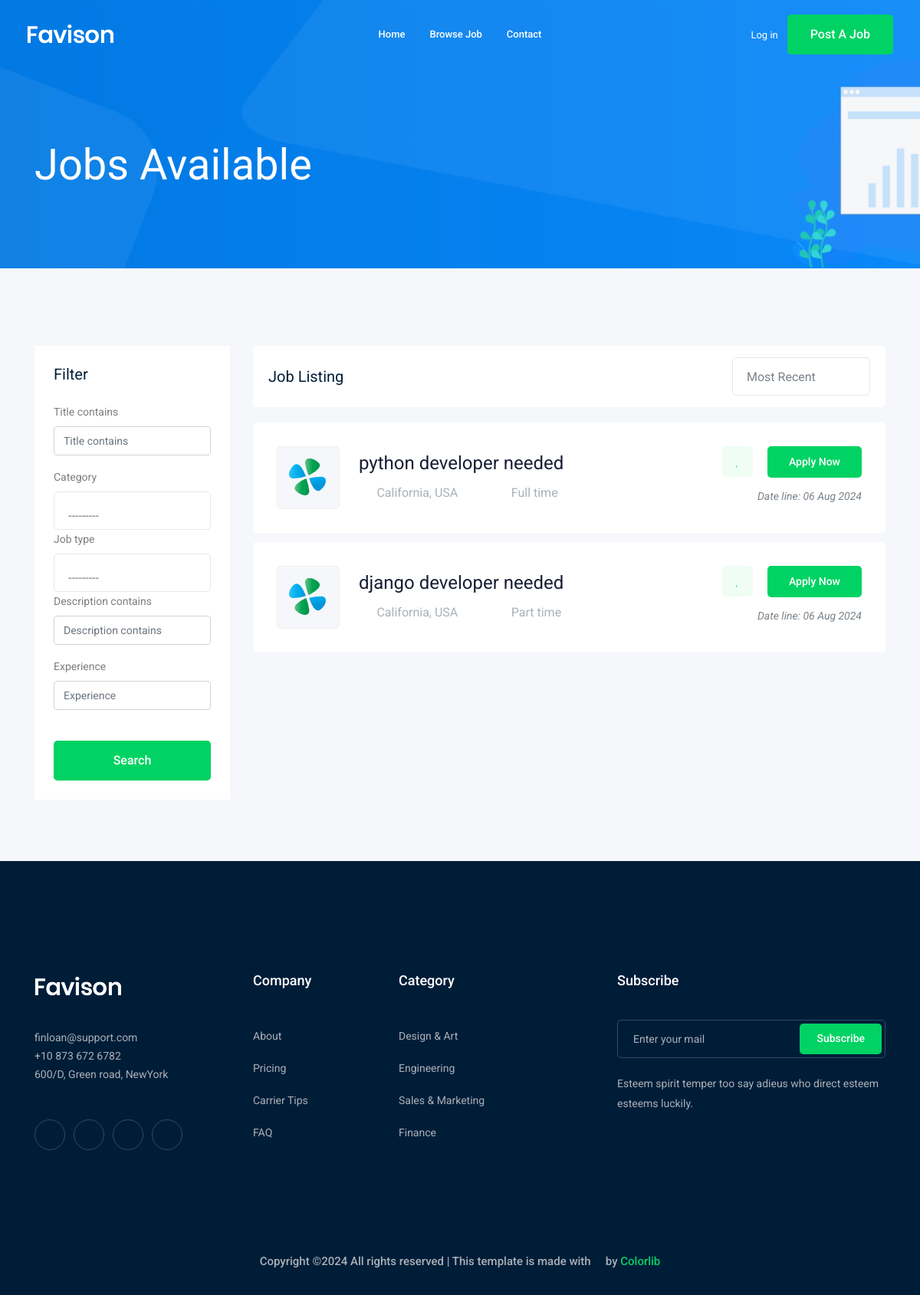
The app's page /jobs/, older data.
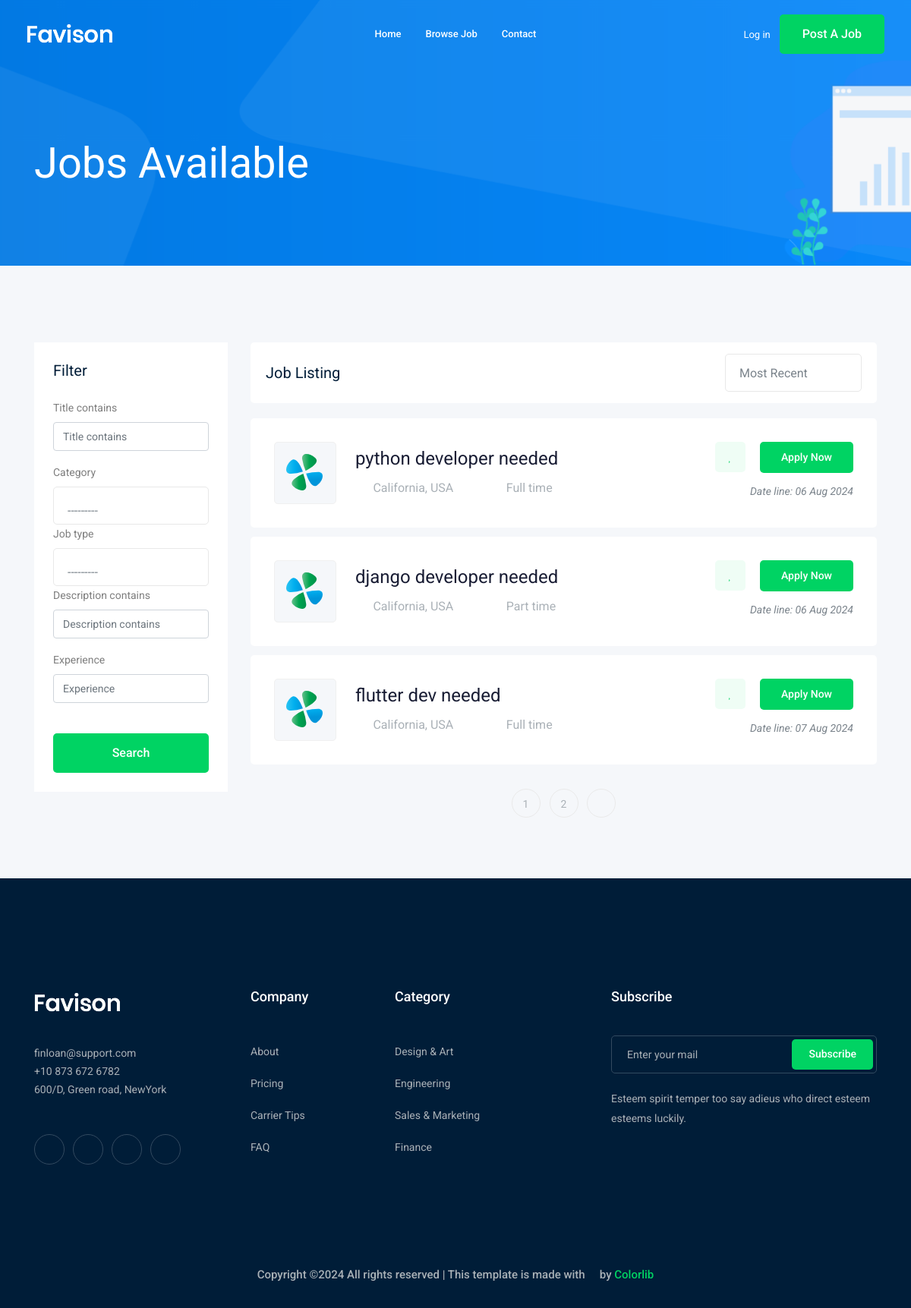
The same page, newer data.
### job/models.py (models this page shows, shortened)
class Job(models.Model):
    owner =models.ForeignKey(User, related_name='job_owner', on_delete=models.CASCADE)
    title = models.CharField(max_length=50)
    category = models.ForeignKey("Category", on_delete=models.CASCADE)
    job_type = models.CharField(max_length=50, choices=JOB_TYPE)
    description = models.TextField(max_length=200)
    published_at = models.DateField(auto_now=True)
    vacancy = models.IntegerField(default=1)
    salary = models.IntegerField(default=1)
    experience = models.IntegerField(default=1)
    image = models.ImageField( upload_to=img_upload)
    slug = models.SlugField(blank=True, null=True)
    def __str__(self) :
        return self.title

### job/views.py (the view)
# urls.py: path('',views.job_list, name='job_list'),
def job_list(request):
    job_list= Job.objects.all()
    myfilter = JobFilter(request.GET, queryset=job_list)
    job_list = myfilter.qs
    paginator = Paginator(job_list, 3)  # Show 25 contacts per page.
    page_number = request.GET.get("page")
    page_obj = paginator.get_page(page_number)
    context =  {"jobs":page_obj, 'myfilter': myfilter}
    return render(request, 'job/job_list.html', context)

### job/models.py (called while the page is built)
    def __str__(self) -> str:
        return self.name

### job/templates/job/job_list.html (shortened to what the changed rows need)
{% extends 'base.html' %}
{% load bootstrap4 %}
{% block body %}
    <div class="job_listing_area plus_padding">
        <div class="container">
            <div class="row">
                <div class="col-lg-9">
                    <div class="job_lists m-0">
                        <div class="row">
                            {% for job in jobs %}
                            <div class="col-lg-12 col-md-12">
                                <div class="single_jobs white-bg d-flex justify-content-between">
                                    <div class="jobs_left d-flex align-items-center">
                                        <div class="thumb">
                                            <img src="img/svg_icon/1.svg" alt="">
                                        </div>
                                        <div class="jobs_conetent">
                                            <a href=" {% url 'jobs:job_detail' job.slug %} "><h4>{{job}}</h4></a>
                                            <div class="links_locat d-flex align-items-center">
                                                <div class="location">
                                                    <p> <i class="fa fa-map-marker"></i> California, USA</p>
                                                </div>
                                                <div class="location">
                                                    <p> <i class="fa fa-clock-o"></i>{{job.job_type}}</p>
                                                </div>
                                            </div>
                                        </div>
                                    </div>
                                    <div class="jobs_right">
                                        <div class="apply_now">
                                            <a class="heart_mark" href="#"> <i class="fa fa-heart"></i> </a>
                                            <a href="{% url 'jobs:job_detail' job.slug %}" class="boxed-btn3">Apply Now</a>
                                        </div>
                                        <div class="date">
                                            <p>Date line: {{job.published_at|date:'d M o'}}</p>
                                        </div>
                                    </div>
                                </div>
                            </div>
                            {% endfor  %}
                        </div>
                        {% if jobs.has_other_pages %}
                        <div class="row">
                            <div class="col-lg-12">
                                <div class="pagination_wrap">
                                    <ul>
                                        {% for i in jobs.paginator.page_range %}
                                        <li><a href="?page={{i}}"><span>{{i}}</span></a></li>
                                        {% endfor %}
                                        {% if jobs.has_next %}
                                        <li><a href="?page={{ jobs.next_page_number }}"> <i class="ti-angle-right"></i> </a></li>
                                        {% endif %}
                                    </ul>
                                </div>
                            </div>
                        </div>
                        {%  endif %}
                    </div>
                </div>
            </div>
        </div>
    </div>
{% endblock body %}

Row changes from the older to the newer data that the page shows:
added Job: title "flutter dev needed", job_type "Full time", published_at "07 Aug 2024"
Text that changed along with them:
new list line: "1"
new list line: "2"
